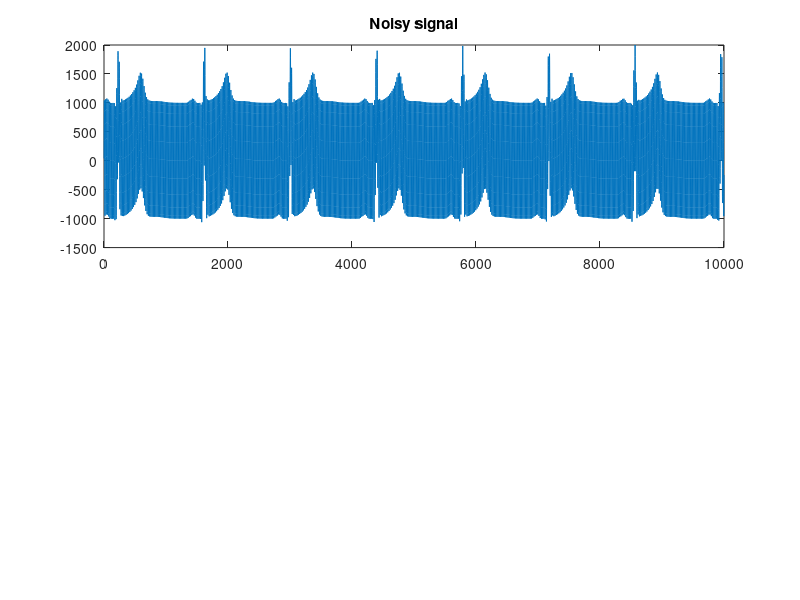
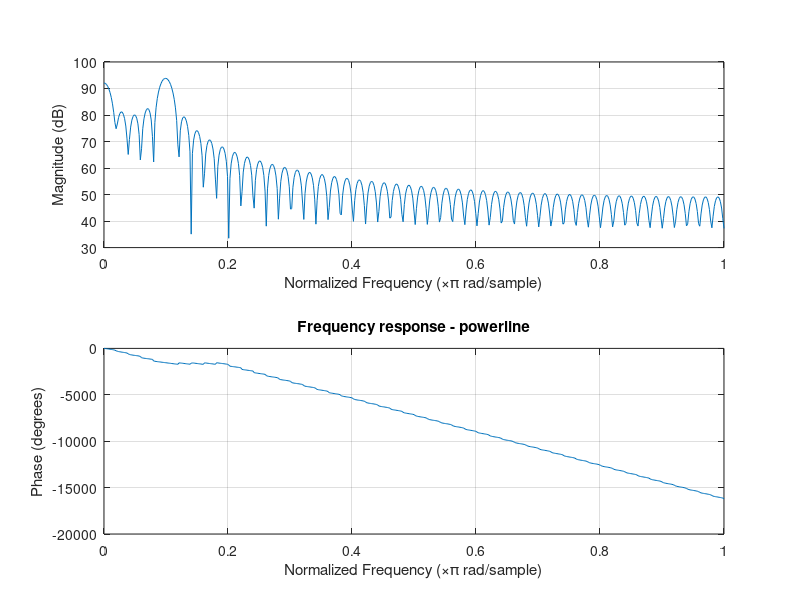

These charts were generated, in order, by the following MATLAB code: (Note: this script raises an error after producing the figures.)
clc;
load('power_line_interference_ecg.mat');
load('original_ECG.mat');
figure(1)
subplot(2,1,1)
plot(x_pl);
title('Noisy signal')
figure(2)
n = 100;
Yp=x_pl(500:500+n);
freqz(Yp);
title('Frequency response - powerline')
w0=.1; % central frequency
bandwidth=.1; % width of notch
[b,a] = iirnotch(w0,bandwidth); 
ecgplfilt = filter(b,a,x_pl);
figure(1)
subplot(2,1,2)
plot(ecgplfilt)
title('Filtered signal')
PRDpl = sqrt(sum((ecgplfilt - original).^2)/sum(original.^2))*100;

load('base_line_wandering_ecg.mat')
x_bs = baseline_noise_ecg;
figure(3)
subplot(2,1,1)
plot(x_bs);
title('Noisy signal')

figure(4)
Yb = x_bs;
freqz(Yb);
title('Frequency response - baseline wandering')

fth = 0.0013;
[b,a] = butter(2, fth, 'high');
ecgbsfilt = filter(b, a, baseline_noise_ecg);
PRDbs = sqrt(sum((ecgbsfilt - original).^2)/sum(original.^2))*100

figure(3)
subplot(2,1,2)
plot(ecgbsfilt)
title('Filtered signal')
